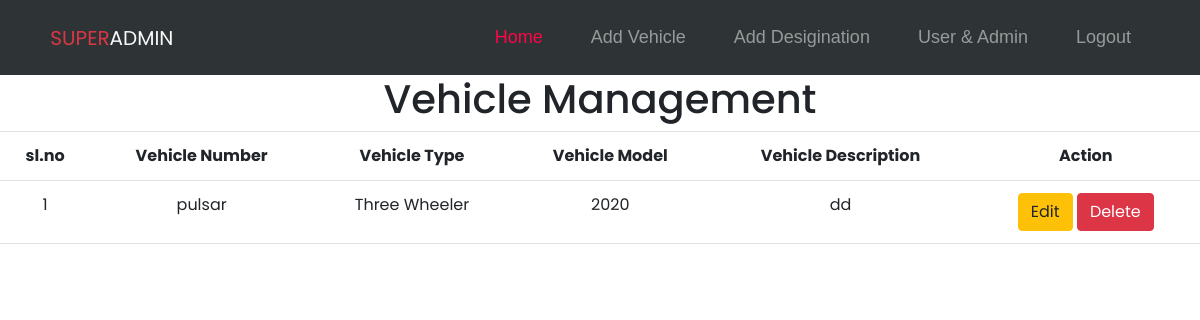
Page /superadmin/ (signed in) on the earlier database version.
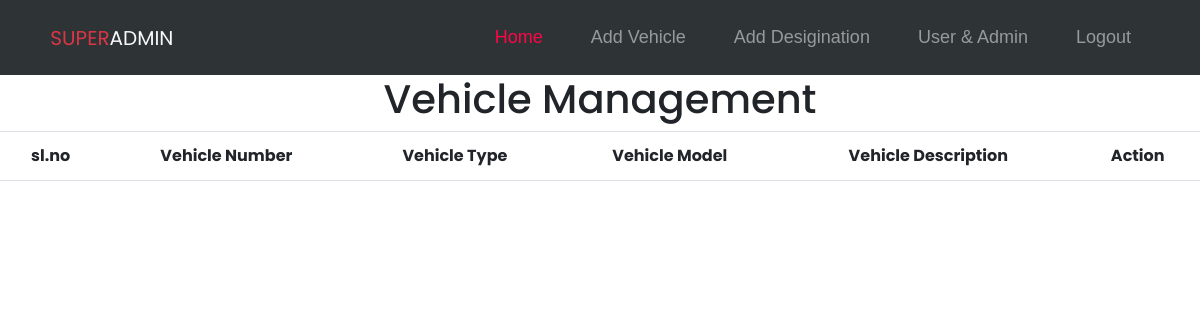
Same page on the later database version.
### app/models.py (models this page shows, shortened)
class Vehicle_registeration(models.Model):
    vehicle_number=models.CharField(max_length=100,null=True)
    vehicle_type=models.CharField(max_length=100,null=True)
    vehicle_model=models.CharField(max_length=100,null=True)
    vehicle_description=models.CharField(max_length=100,null=True)
    user=models.ForeignKey(User,on_delete=models.CASCADE)

### app/views.py (the view)
# urls.py: path('superadmin/',views.super_admin,name='super_admin'),
def super_admin(request):
    if 'username' in request.session:
        userid=request.session['username']
        std=Vehicle_registeration.objects.filter(user_id=userid)
        return render(request,'super_admin.html',{'std':std})
    return redirect('user_logout')

### templates/super_admin.html (shortened to what this page needs)
{% extends 'base2.html' %}
{% block body %}
<table  class="table text-center ">
    <h1 class="text-center ">Vehicle Management</h1>
    <tr>
        <th>sl.no</th>
        <th>Vehicle Number</th>
        <th>Vehicle Type</th>
        <th>Vehicle Model</th>
        <th>Vehicle Description</th>
        <th>Action</th>
    </tr>
    {% for p in std %}
   <tr>
        <td>{{forloop.counter}}</td>
        <td>{{p.vehicle_number}}</td>
        <td>{{p.vehicle_type}}</td>
        <td>{{p.vehicle_model}}</td>
        <td>{{p.vehicle_description}}</td>
        <td><a href="{% url 'update_vehicle' p.id %}" class="btn btn-warning ">Edit</a>
         <a href="{% url 'delete_vehicle' p.id %}"class="btn btn-danger" >Delete</a></td>
    </tr>
    {% endfor %}
</table>
{% endblock %}

Differences in the rows shown:
removed Vehicle_registeration: vehicle_number "pulsar", vehicle_type "Three Wheeler", vehicle_model "2020", vehicle_description "dd"
